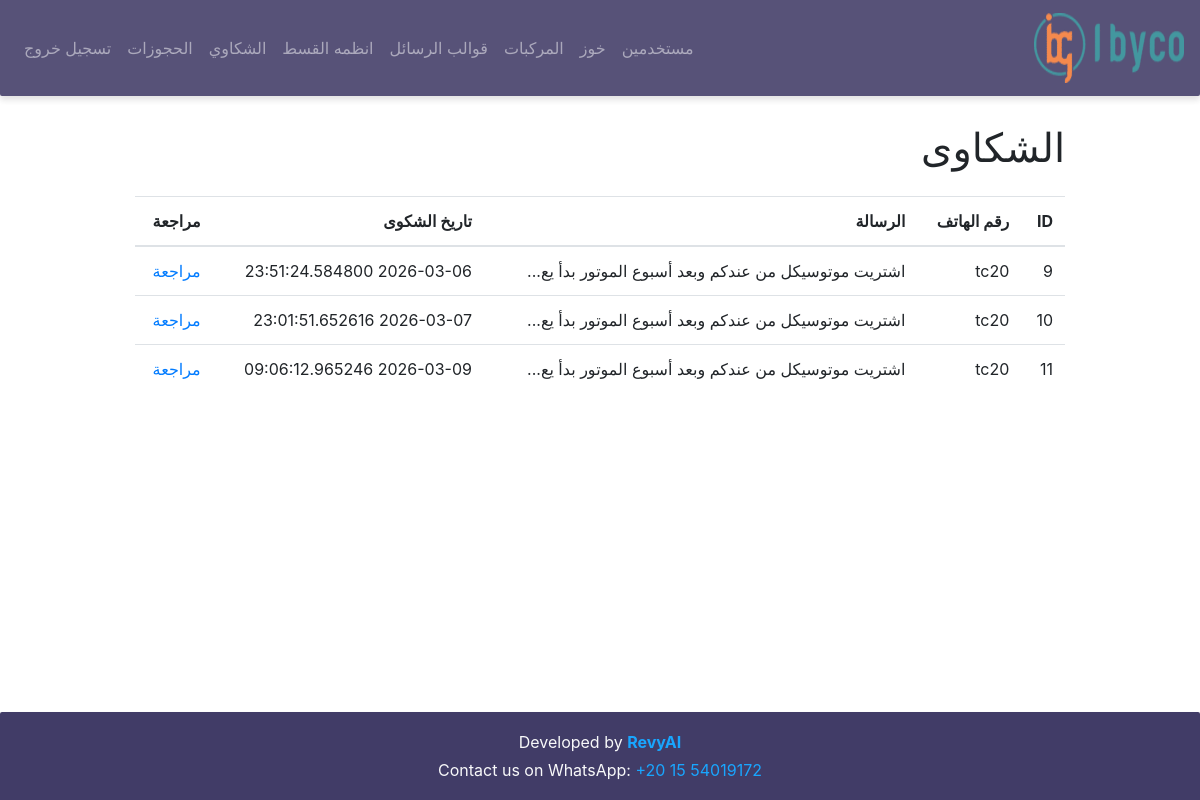
Page /complaints (signed in) on the earlier database version.
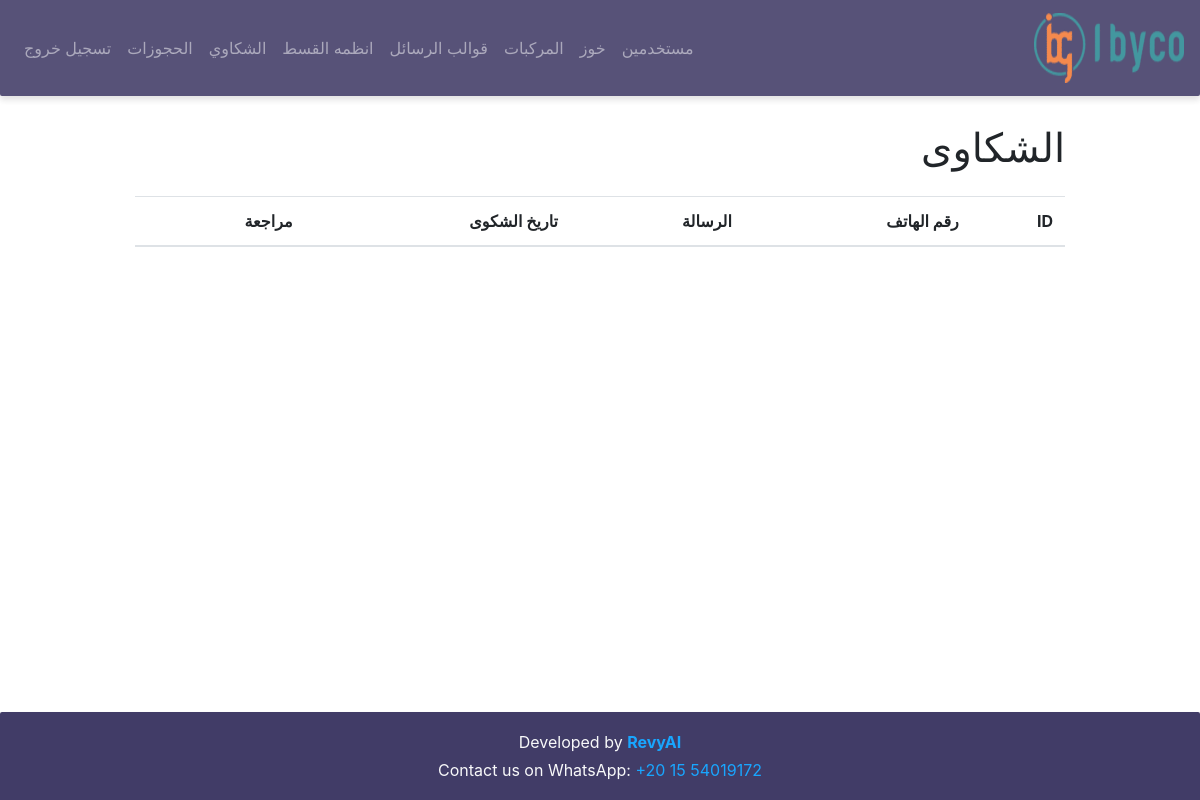
Same page on the later database version.
### models/models.py (models this page shows)
class Complaint(db.Model):
    __tablename__ = "complaints"
    id = db.Column(db.Integer, primary_key=True)
    client_id = db.Column(db.Integer, db.ForeignKey("clients.id"))
    message_text = db.Column(db.Text) # the user message
    is_resolved = db.Column(db.Boolean, default=False) # human will check it
    resolved_at = db.Column(db.DateTime)
    created_at = db.Column(db.DateTime, default=datetime.utcnow)

class Client(db.Model):
    __tablename__ = "clients"
    id = db.Column(db.Integer, primary_key=True)
    phone_number = db.Column(db.String(30), unique=True, nullable=False)
    chat_summary = db.Column(db.Text) # this col to keep the history
    last_user_reply = db.Column(db.Text) # the current message
    last_bot_reply = db.Column(db.Text) # this col to enhance the context
    last_bot_reply_type = db.Column(db.String(50)) # this col to classify the message is followup or retarget or normal reply
    last_user_message_at = db.Column(db.DateTime) # this col to detect the users dosent reply
    last_bot_message_at = db.Column(db.DateTime) # this col to avoid spamming
    info = db.Column(db.Text) # this col for info about products the client bought (it will be fill by human )
    has_purchased = db.Column(db.Boolean, default=False) # this col to know the client bought or not (it will be fill by human )
    purchase_date = db.Column(db.DateTime) # this col we use in followup schadualing
    is_active = db.Column(db.Boolean, default=True) # this col help with users dont need to send any message
    created_at = db.Column(db.DateTime, default=datetime.utcnow) # this col will help us on analysis
    followups = db.relationship("FollowUp", backref="client", lazy=True)
    complaints = db.relationship("Complaint", backref="client", lazy=True)
    Bookings = db.relationship("Booking", backref="client", lazy=True)

### app.py (the view)
@app.route("/complaints")
@login_required
def complaints():
    complaints = Complaint.query.filter_by(is_resolved=False).all()
    return render_template("complaints.html", complaints=complaints)

### app.py (called while the page is built)
@login_manager.user_loader
def load_user(user_id):
    return Users.query.get(int(user_id))

### templates/complaints.html (shortened to what this page needs)
{% extends 'base.html' %}
{% block content %}
<h1 class="mt-4">الشكاوى</h1>
<table class="table mt-4">
<thead>
<tr>
<th>ID</th>
<th>رقم الهاتف</th>
<th>الرسالة</th>
<th>تاريخ الشكوى</th>
<th>مراجعة</th>
</tr>
</thead>
<tbody>
{% for complaint in complaints %}
<tr>
<td>{{ complaint.id }}</td>
<td>{{ complaint.client.phone_number }}</td>
<td>{{ complaint.message_text[:50] }}...</td>
<td>{{ complaint.created_at }}</td>
<td>
<a href="{{ url_for('view_complaint', id=complaint.id) }}">
مراجعة
</a>
</td>
</tr>
{% endfor %}
</tbody>
</table>
{% endblock %}

### templates/base.html (shortened to what this page needs)
<!DOCTYPE html>
<html lang="ar" dir="rtl">
<head>
    <link rel="stylesheet" href="{{ url_for('static', filename='css/bootstrap.min.css') }}">
</head>
<body>
<nav class="navbar navbar-expand-md navbar-dark bg-dark fixed-top">
    <a class="navbar-brand" href="#"><img src="{{ url_for('static', filename='images/logo-150x58.png') }}" alt="Dental Clinic" width="150" height="70"></a>
    <div class="collapse navbar-collapse" id="navbarNav">
        <ul class="navbar-nav ml-auto">
            {% if current_user.is_authenticated %}
                <li class="nav-item">
                    <a class="nav-link" href="{{ url_for('users') }}">مستخدمين</a>
                </li>
                <li class="nav-item">
                    <a class="nav-link" href="{{ url_for('helmets') }}">خوز</a>
                </li>
                <li class="nav-item">
                    <a class="nav-link" href="{{ url_for('motors') }}">المركبات</a>
                </li>
                <li class="nav-item">
                    <a class="nav-link" href="{{ url_for('followup_templates') }}">قوالب الرسائل</a>
                </li>
                <li class="nav-item">
                    <a class="nav-link" href="{{ url_for('instalments') }}">انظمه القسط</a>
                </li>
                <li class="nav-item">
                    <a class="nav-link" href="{{ url_for('complaints') }}">الشكاوي</a>
                </li>
                <li class="nav-item">
                    <a class="nav-link" href="{{ url_for('bookings') }}">الحجوزات</a>
                </li>
            {% endif %}
            {% if current_user.is_authenticated %}
                <li class="nav-item">
                    <a class="nav-link" href="{{ url_for('logout') }}">تسجيل خروج</a>
                </li>
            {% else %}
                <li class="nav-item">
                    <a class="nav-link" href="{{ url_for('index') }}">تسجيل دخول</a>
                </li>
            {% endif %}
        </ul>
    </div>
</nav>
<div class="container content" style="padding-top: 100px">
    {% with messages = get_flashed_messages(with_categories=true) %}
        <div class="alert-container" style="padding-top: 100px">
        </div>
    {% endwith %}
    {% block content %}{% endblock %}
</div>
<footer class="footer bg-dark text-light">
    <div class="container text-center py-2">
        <p class="mb-1">Developed by <strong><a  target="_blank" href="https://revyai.tech/">RevyAI</a></strong></p>
        <p class="mb-0">Contact us on WhatsApp:
            <a href="https://wa.me/201554019172"   target="_blank">
                +20 15 54019172
            </a>
        </p>    </div>
</footer>
</body>
</html>

### templates/base.html (style rules this page uses)
html, body { height: 100%; margin: 0; display: flex; flex-direction: column; }
.container { max-width: 960px; margin: 0 auto; padding-top: 100px; }
.content { flex: 1; }
.alert-container { position: fixed; top: 0; right: 0; left: 0; z-index: 1000; text-align: center; padding: 10px; }
.navbar { opacity: 0.8; background-color: #2D2757 !important; box-shadow: 0 4px 6px rgba(0, 0, 0, .15); border-radius: 0px 0px 2px 2px; }
.footer { opacity: 0.9; background-color: #2D2757 !important; box-shadow: 0 4px 6px rgba(0, 0, 0, .15); border-radius: 2px 2px 0 0; padding: 10px 0; text-align: center; margin-top: 6px; min-width: 100% !important; }
.footer a { color: #009dff; text-decoration: none; }

Differences in the rows shown:
no longer on this page (row edited): Complaint: id "9", client.phone_number "tc20", message_text "اشتريت موتوسيكل من عندكم وبعد أسبوع الموتور بدأ يع", created_at "2026-03-06 23:51:24.584800"
no longer on this page (row edited): Complaint: id "10", client.phone_number "tc20", message_text "اشتريت موتوسيكل من عندكم وبعد أسبوع الموتور بدأ يع", created_at "2026-03-07 23:01:51.652616"
no longer on this page (row edited): Complaint: id "11", client.phone_number "tc20", message_text "اشتريت موتوسيكل من عندكم وبعد أسبوع الموتور بدأ يع", created_at "2026-03-09 09:06:12.965246"
